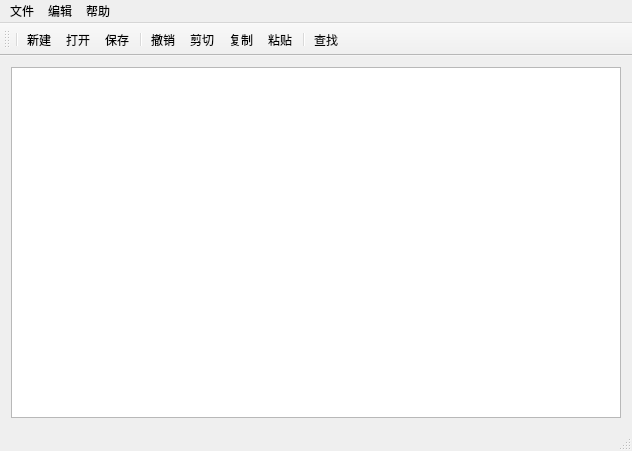
<?xml version="1.0" encoding="UTF-8"?>
<ui version="4.0">
 <class>MainWindow</class>
 <widget class="QMainWindow" name="MainWindow">
  <property name="geometry">
   <rect>
    <x>0</x>
    <y>0</y>
    <width>632</width>
    <height>451</height>
   </rect>
  </property>
  <property name="windowTitle">
   <string>MainWindow</string>
  </property>
  <widget class="QWidget" name="centralWidget">
   <property name="acceptDrops">
    <bool>false</bool>
   </property>
   <property name="autoFillBackground">
    <bool>false</bool>
   </property>
   <layout class="QGridLayout" name="gridLayout">
    <item row="0" column="0">
     <widget class="QTextEdit" name="textEdit"/>
    </item>
   </layout>
  </widget>
  <widget class="QMenuBar" name="menuBar">
   <property name="geometry">
    <rect>
     <x>0</x>
     <y>0</y>
     <width>632</width>
     <height>26</height>
    </rect>
   </property>
   <widget class="QMenu" name="menu">
    <property name="title">
     <string>文件</string>
    </property>
    <addaction name="action_2"/>
    <addaction name="action_3"/>
    <addaction name="action_4"/>
    <addaction name="separator"/>
    <addaction name="action_6"/>
    <addaction name="action_7"/>
    <addaction name="separator"/>
    <addaction name="action_9"/>
   </widget>
   <widget class="QMenu" name="menu_2">
    <property name="title">
     <string>编辑</string>
    </property>
    <addaction name="action"/>
    <addaction name="separator"/>
    <addaction name="action_8"/>
    <addaction name="action_10"/>
    <addaction name="action_11"/>
    <addaction name="separator"/>
    <addaction name="action_13"/>
   </widget>
   <widget class="QMenu" name="menu_3">
    <property name="title">
     <string>帮助</string>
    </property>
    <addaction name="action_14"/>
   </widget>
   <addaction name="menu"/>
   <addaction name="menu_2"/>
   <addaction name="menu_3"/>
  </widget>
  <widget class="QToolBar" name="mainToolBar">
   <attribute name="toolBarArea">
    <enum>TopToolBarArea</enum>
   </attribute>
   <attribute name="toolBarBreak">
    <bool>false</bool>
   </attribute>
   <addaction name="separator"/>
   <addaction name="action_2"/>
   <addaction name="action_3"/>
   <addaction name="action_6"/>
   <addaction name="separator"/>
   <addaction name="action"/>
   <addaction name="action_8"/>
   <addaction name="action_10"/>
   <addaction name="action_11"/>
   <addaction name="separator"/>
   <addaction name="action_13"/>
  </widget>
  <widget class="QStatusBar" name="statusBar"/>
  <action name="action_2">
   <property name="icon">
    <iconset resource="images.qrc">
     <normaloff>:/images/images/document-new.png</normaloff>:/images/images/document-new.png</iconset>
   </property>
   <property name="text">
    <string>新建</string>
   </property>
  </action>
  <action name="action_3">
   <property name="icon">
    <iconset resource="images.qrc">
     <normaloff>:/images/images/document-open.png</normaloff>:/images/images/document-open.png</iconset>
   </property>
   <property name="text">
    <string>打开</string>
   </property>
  </action>
  <action name="action_4">
   <property name="icon">
    <iconset resource="images.qrc">
     <normaloff>:/images/images/gtk-close.png</normaloff>:/images/images/gtk-close.png</iconset>
   </property>
   <property name="text">
    <string>关闭</string>
   </property>
  </action>
  <action name="action_6">
   <property name="icon">
    <iconset resource="images.qrc">
     <normaloff>:/images/images/document-save.png</normaloff>:/images/images/document-save.png</iconset>
   </property>
   <property name="text">
    <string>保存</string>
   </property>
  </action>
  <action name="action_7">
   <property name="icon">
    <iconset resource="images.qrc">
     <normaloff>:/images/images/document-save-as.png</normaloff>:/images/images/document-save-as.png</iconset>
   </property>
   <property name="text">
    <string>另存为</string>
   </property>
  </action>
  <action name="action_9">
   <property name="icon">
    <iconset resource="images.qrc">
     <normaloff>:/images/images/exit.png</normaloff>:/images/images/exit.png</iconset>
   </property>
   <property name="text">
    <string>退出</string>
   </property>
  </action>
  <action name="action">
   <property name="icon">
    <iconset resource="images.qrc">
     <normaloff>:/images/images/edit-undo.png</normaloff>:/images/images/edit-undo.png</iconset>
   </property>
   <property name="text">
    <string>撤销</string>
   </property>
  </action>
  <action name="action_8">
   <property name="icon">
    <iconset resource="images.qrc">
     <normaloff>:/images/images/editcut.png</normaloff>:/images/images/editcut.png</iconset>
   </property>
   <property name="text">
    <string>剪切</string>
   </property>
  </action>
  <action name="action_10">
   <property name="icon">
    <iconset resource="images.qrc">
     <normaloff>:/images/images/editcopy.png</normaloff>:/images/images/editcopy.png</iconset>
   </property>
   <property name="text">
    <string>复制</string>
   </property>
  </action>
  <action name="action_11">
   <property name="icon">
    <iconset resource="images.qrc">
     <normaloff>:/images/images/editpaste.png</normaloff>:/images/images/editpaste.png</iconset>
   </property>
   <property name="text">
    <string>粘贴</string>
   </property>
  </action>
  <action name="action_13">
   <property name="icon">
    <iconset resource="images.qrc">
     <normaloff>:/images/images/edit-find.png</normaloff>:/images/images/edit-find.png</iconset>
   </property>
   <property name="text">
    <string>查找</string>
   </property>
  </action>
  <action name="action_14">
   <property name="icon">
    <iconset resource="images.qrc">
     <normaloff>:/images/images/help.png</normaloff>:/images/images/help.png</iconset>
   </property>
   <property name="text">
    <string>版本说明</string>
   </property>
  </action>
 </widget>
 <layoutdefault spacing="6" margin="11"/>
 <resources>
  <include location="images.qrc"/>
 </resources>
 <connections/>
</ui>
